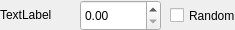
<?xml version="1.0" encoding="UTF-8"?>
<ui version="4.0">
 <class>Form</class>
 <widget class="QWidget" name="Form">
  <property name="geometry">
   <rect>
    <x>0</x>
    <y>0</y>
    <width>235</width>
    <height>30</height>
   </rect>
  </property>
  <property name="windowTitle">
   <string>Form</string>
  </property>
  <widget class="QLabel" name="label">
   <property name="geometry">
    <rect>
     <x>0</x>
     <y>5</y>
     <width>53</width>
     <height>20</height>
    </rect>
   </property>
   <property name="text">
    <string>TextLabel</string>
   </property>
  </widget>
  <widget class="QDoubleSpinBox" name="value">
   <property name="geometry">
    <rect>
     <x>80</x>
     <y>0</y>
     <width>81</width>
     <height>31</height>
    </rect>
   </property>
   <property name="maximum">
    <double>10000.000000000000000</double>
   </property>
  </widget>
  <widget class="QCheckBox" name="random_checkbox">
   <property name="geometry">
    <rect>
     <x>170</x>
     <y>0</y>
     <width>78</width>
     <height>31</height>
    </rect>
   </property>
   <property name="text">
    <string>Random</string>
   </property>
  </widget>
 </widget>
 <resources/>
 <connections/>
</ui>
